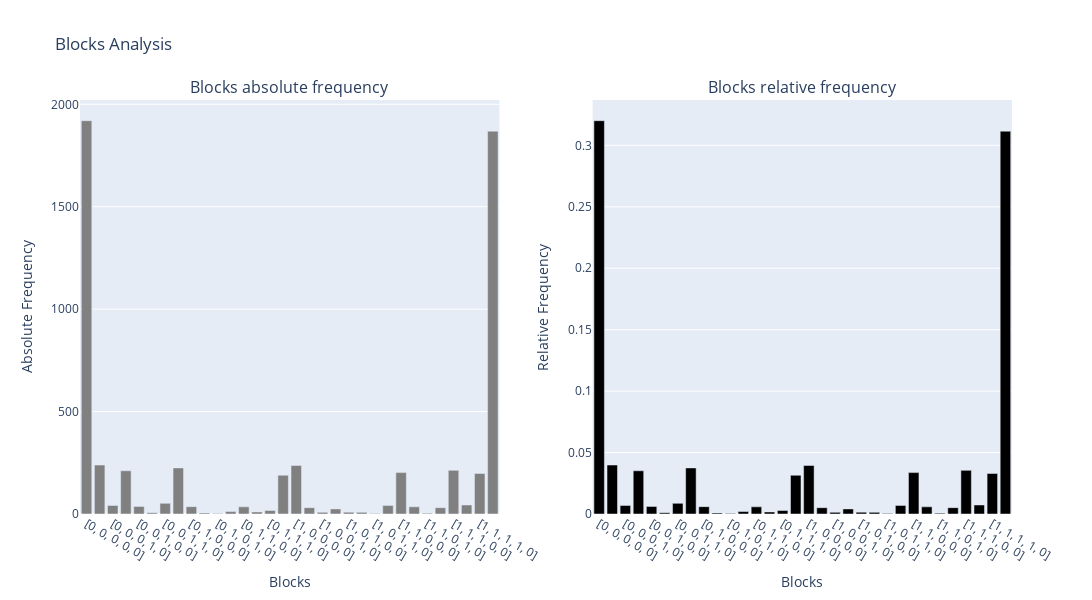

The cell this chart's notebook holds for it:
### Markdown cell above
On peut également visualiser les histogrammes des fréquences relatives et absolues des blocs avec la fonction `plot_block_frequencies` à partir du dataframe de fréquences produit précedemment.

### Code cell
from utils.VisualizationTools import plot_block_frequencies
plot_block_frequencies(frequencies_df)

### Figure 1 — Plotly figure (JSON) as saved in the notebook; plotly's stock layout.template omitted (floating-point values rounded to 4 significant figures)
{"data": [{"marker": {"color": "gray"}, "name": "Blocks absolute frequency", "type": "bar", "x": ["[0, 0, 0, 0, 0]", "[0, 0, 0, 0, 1]", "[0, 0, 0, 1, 0]", "[0, 0, 0, 1, 1]", "[0, 0, 1, 0, 0]", "[0, 0, 1, 0, 1]", "[0, 0, 1, 1, 0]", "[0, 0, 1, 1, 1]", "[0, 1, 0, 0, 0]", "[0, 1, 0, 0, 1]", "[0, 1, 0, 1, 0]", "[0, 1, 0, 1, 1]", "[0, 1, 1, 0, 0]", "[0, 1, 1, 0, 1]", "[0, 1, 1, 1, 0]", "[0, 1, 1, 1, 1]", "[1, 0, 0, 0, 0]", "[1, 0, 0, 0, 1]", "[1, 0, 0, 1, 0]", "[1, 0, 0, 1, 1]", "[1, 0, 1, 0, 0]", "[1, 0, 1, 0, 1]", "[1, 0, 1, 1, 0]", "[1, 0, 1, 1, 1]", "[1, 1, 0, 0, 0]", "[1, 1, 0, 0, 1]", "[1, 1, 0, 1, 0]", "[1, 1, 0, 1, 1]", "[1, 1, 1, 0, 0]", "[1, 1, 1, 0, 1]", "[1, 1, 1, 1, 0]", "[1, 1, 1, 1, 1]"], "xaxis": "x", "y": [1920, 239, 42, 211, 37, 6, 52, 225, 36, 5, 3, 12, 35, 10, 17, 189, 237, 31, 8, 25, 9, 8, 3, 42, 202, 35, 4, 31, 213, 44, 198, 1869], "yaxis": "y"}, {"marker": {"color": "black"}, "name": "Blocks relative frequency", "type": "bar", "x": ["[0, 0, 0, 0, 0]", "[0, 0, 0, 0, 1]", "[0, 0, 0, 1, 0]", "[0, 0, 0, 1, 1]", "[0, 0, 1, 0, 0]", "[0, 0, 1, 0, 1]", "[0, 0, 1, 1, 0]", "[0, 0, 1, 1, 1]", "[0, 1, 0, 0, 0]", "[0, 1, 0, 0, 1]", "[0, 1, 0, 1, 0]", "[0, 1, 0, 1, 1]", "[0, 1, 1, 0, 0]", "[0, 1, 1, 0, 1]", "[0, 1, 1, 1, 0]", "[0, 1, 1, 1, 1]", "[1, 0, 0, 0, 0]", "[1, 0, 0, 0, 1]", "[1, 0, 0, 1, 0]", "[1, 0, 0, 1, 1]", "[1, 0, 1, 0, 0]", "[1, 0, 1, 0, 1]", "[1, 0, 1, 1, 0]", "[1, 0, 1, 1, 1]", "[1, 1, 0, 0, 0]", "[1, 1, 0, 0, 1]", "[1, 1, 0, 1, 0]", "[1, 1, 0, 1, 1]", "[1, 1, 1, 0, 0]", "[1, 1, 1, 0, 1]", "[1, 1, 1, 1, 0]", "[1, 1, 1, 1, 1]"], "xaxis": "x2", "y": [0.3201, 0.03985, 0.007002, 0.03518, 0.006169, 0.001, 0.00867, 0.03751, 0.006002, 0.0008336, 0.0005002, 0.002001, 0.005835, 0.001667, 0.002834, 0.03151, 0.03951, 0.005168, 0.001334, 0.004168, 0.001501, 0.001334, 0.0005002, 0.007002, 0.03368, 0.005835, 0.0006669, 0.005168, 0.03551, 0.007336, 0.03301, 0.3116], "yaxis": "y2"}], "layout": {"annotations": [{"font": {"size": 16}, "showarrow": false, "text": "Blocks absolute frequency", "x": 0.225, "xanchor": "center", "xref": "paper", "y": 1, "yanchor": "bottom", "yref": "paper"}, {"font": {"size": 16}, "showarrow": false, "text": "Blocks relative frequency", "x": 0.775, "xanchor": "center", "xref": "paper", "y": 1, "yanchor": "bottom", "yref": "paper"}], "height": 600, "showlegend": false, "title": {"text": "Blocks Analysis"}, "width": 1200, "xaxis": {"anchor": "y", "domain": [0, 0.45], "title": {"text": "Blocks"}}, "xaxis2": {"anchor": "y2", "domain": [0.55, 1], "title": {"text": "Blocks"}}, "yaxis": {"anchor": "x", "domain": [0, 1], "title": {"text": "Absolute Frequency"}}, "yaxis2": {"anchor": "x2", "domain": [0, 1], "title": {"text": "Relative Frequency"}}}}
